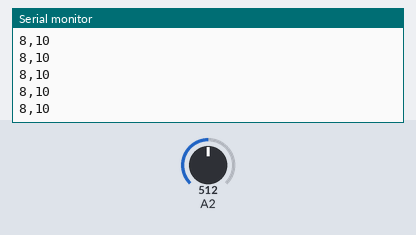
The sketch below on a simulated Arduino Uno, built with avr-gcc and run on an emulated ATmega328P. Parts: the last lines printed to the serial monitor. Inputs (shaded band) come from the test bench; at power-on: A2 = 512.

Above: at 3.2 s.
3.3 s: A2 set to 440
At 3.69 s:
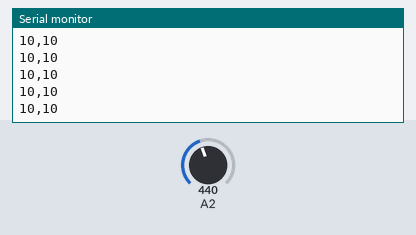
4.8 s: A2 set to 460
At 10.4 s:
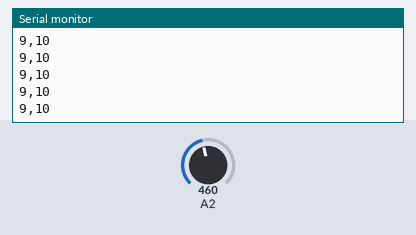
Timing chart, 0 to 11.9 s (numbered marks = the images above; inputs shaded):
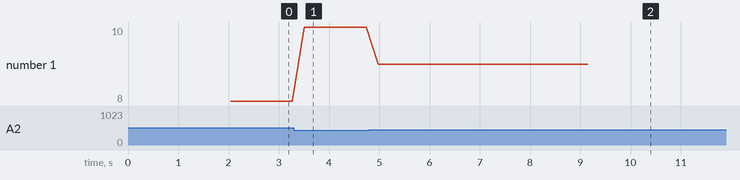

Measured:
- after the input at 3.3 s, the serial monitor: prints a new line after 0.21 s (image 1)
- after the input at 4.8 s, the serial monitor: prints a new line after 0.18 s (image 2)
- plotted number 1: 10 → 9 after the input at 4.8 s

The sketch:

teste_ifred_central.ino
```cpp
//#####  Sensor central
int dist = 0;  //distancia
#define nl 11
int ifred[nl]; //leitura
int bruta[nl];

void setup() {
  //#####  Comunicacao serial
  Serial.begin(115200);

  //#####  Definir a porta de leitura
  pinMode(A2, INPUT);

  delay(2000);
}


void loop() {

  for (int i = 0; i < 30; i++) {
    for (int j = 0; j < nl; j++) {
      bruta[j] = analogRead(A2);

      if (bruta[j] == 1023) {
        j = j - 1;
      } else {
        if (bruta[j] < 80) {
          ifred[j] = 80;
        } else if (bruta[j] > 450) {
          ifred[j] = 450;
        } else {
          ifred[j] = bruta[j];
        }

        ifred[j] = pow(3027.4 / ifred[j], 1.2134);
        bruta[j] = pow(3027.4 / bruta[j], 1.2134);
      }

      delay(3);
    }

    dist = mediana(ifred);
    for (int j = 0; j < nl; j++) {
      //Serial.print(i * nl + j);
      //Serial.print(",");
      Serial.print(bruta[j]);
      Serial.print(",");
      Serial.println(dist);
    }
    delay(200);
  }
  delay(5000);
}


//#################  Filtro Mediana  #################
int mediana (int vet[]) {

  int mn = 0; // armazenar o menor valor lido
  int pos = 0; // armazenar a posicao do menor valor
  int n = ceil(nl / 2); // armazenar a posicao e depois o valor da mediana

  for (int i = 0; i < nl; i++) {
    mn = vet[i];
    pos = i;
    for (int j = i; j < nl; j++) {
      if (vet[j] < mn) {
        pos = j;
        mn = vet[j];
      }
    }
    vet[pos] = vet[i];
    vet[i] = mn;
  }

  n = vet[n];
  return n;
}
```
